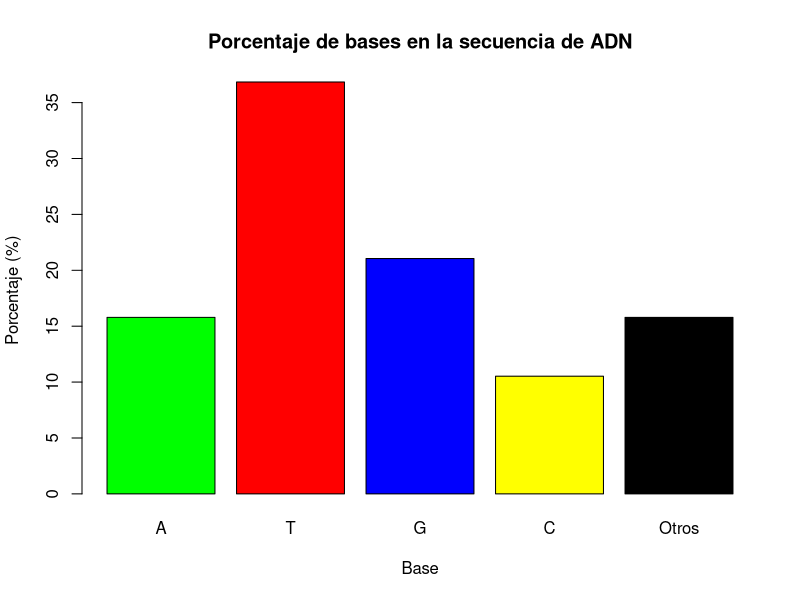
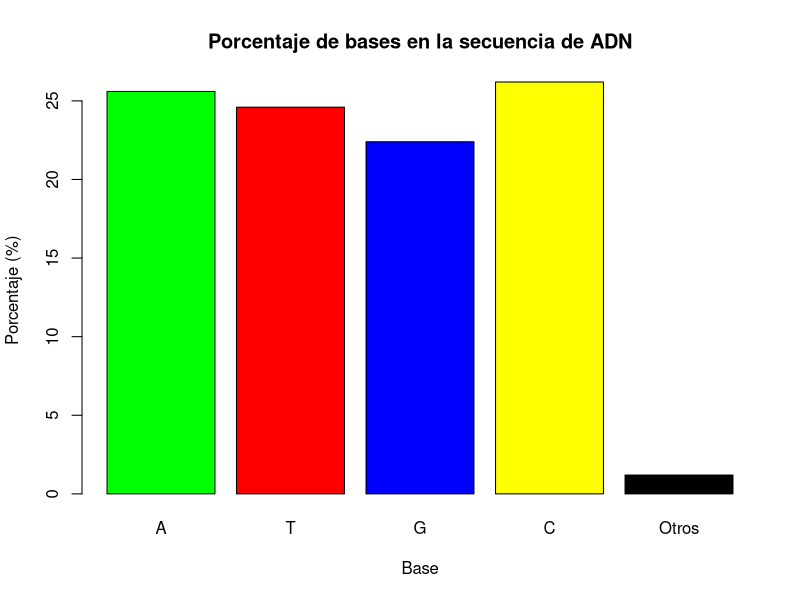

Source code (R) for these figures, in order:
## ---- chunk 1
knitr::opts_chunk$set(echo = TRUE)
## ---- chunk 2

create_DNA_strand <- function(n){
  #================================Asignación de variables=====================================
  #Creamos una concatenación con las bases de DNA:
  bases <- c("A","C","T","G","-","N")
  
  #Basados en el numero "n" ingresado por el usuario, creamos la cadena de bases de DNA
  
  #Con el uso de "prob", alteramos las probabilidades de apareción de los caracteres dentro de la
  #concatenación "bases", sumando las probabilidades debe de dar 1.
  cadena_dna <- paste0(sample(
    bases, size=n, replace=TRUE, prob=c(0.4, 0.4, 0.4, 0.4, 0.01,0.01)),
    collapse="")
  
  #Se imprime la función
  return(cadena_dna)
}

## ---- chunk 3
# Ejemplo con una secuencia que incluye todos los caracteres posibles
n <- 15
print(create_DNA_strand(n))
## ---- chunk 4

calcular_tam_dna <- function(secuencia_dna) {
  return(nchar(secuencia_dna)) 
}

## ---- chunk 5
secuencia_ejemplo <- "CTGATTT-GATGGTC-NAT"
print(calcular_tam_dna(secuencia_ejemplo))
## ---- chunk 6
calcular_porcentaje_bases <- function(secuencia) {
  # Con el propósito de evitar errores de ingreso de minúsculas, es preciso
  # convertir la secuencia ingresada a mayúsculas, por ello se usa "toupper"
  secuencia <- toupper(secuencia)
  
  # Se cuentan el número total de caracteres
  total_caracteres <- calcular_tam_dna(secuencia)
  
  # Se cuentan las bases (A, T, G, C) así como caracteres desconocidos (N) y guiones (-) u omisiones
  num_A <- sum(strsplit(secuencia, "")[[1]] == "A")
  num_T <- sum(strsplit(secuencia, "")[[1]] == "T")
  num_G <- sum(strsplit(secuencia, "")[[1]] == "G")
  num_C <- sum(strsplit(secuencia, "")[[1]] == "C")
  num_error <- (total_caracteres-(num_A+num_T+num_G+num_C))
  
  # Se calculan los respectivos porcentajes de cada base respecto al total
  porcentaje_A <- (num_A / total_caracteres) * 100
  porcentaje_T <- (num_T / total_caracteres) * 100
  porcentaje_G <- (num_G / total_caracteres) * 100
  porcentaje_C <- (num_C / total_caracteres) * 100
  porcentaje_error <- (num_error / total_caracteres) * 100
  
  # Se imprimen los respectivos resultados obtenidos
  cat("Análisis de la secuencia de ADN:\n")
  cat("Total de caracteres:", total_caracteres, "\n\n")
  cat("Bases encontradas:\n")
  cat("A:", num_A, "(", round(porcentaje_A, 2), "%)\n")
  cat("T:", num_T, "(", round(porcentaje_T, 2), "%)\n")
  cat("G:", num_G, "(", round(porcentaje_G, 2), "%)\n")
  cat("C:", num_C, "(", round(porcentaje_C, 2), "%)\n")
  cat("Errores (desconocido):", num_error, "(", round(porcentaje_error, 2), "%)\n")
  
  # Se crea el respectivo histograma.
  barplot(c(porcentaje_A, porcentaje_T, porcentaje_G, porcentaje_C, porcentaje_error),
          names.arg = c("A", "T", "G", "C", "Otros"),
          col = c("green", "red", "blue", "yellow", "black"),
          main = "Porcentaje de bases en la secuencia de ADN",
          ylab = "Porcentaje (%)",
          xlab = "Base")
}
## ---- chunk 7
# Ejemplo con una secuencia que incluye todos los caracteres posibles
secuencia_ejemplo <- "CTGATTT-GATGGTC-NAT"
calcular_porcentaje_bases(secuencia_ejemplo)
## ---- chunk 8
library('stringr')


transcript_DNA_to_RNA<- function(dna_strand){
  
  initial <- c("A", "C", "T", "G");
  counter <- c("U", "G", "A", "C");
  
  dna_strand_vector <- strsplit(dna_strand, "")[[1]]
  
  strand <- "";
  found <- FALSE;
  index<- 0;
  
  for (a in 1:calcular_tam_dna(dna_strand)){
    for (i in 1:length(initial)){
      if(dna_strand_vector[a]==initial[i]){
        found <- TRUE
        index <- i
      }
    }
    
    if(found){
      strand<- paste0(strand, counter[index])
      found <- FALSE;
      index<- 0;
    }
    else{
      strand<- paste0(strand, dna_strand_vector[a])
    }
  }
  
  return(strand)
}

## ---- chunk 9
new_strand <- transcript_DNA_to_RNA("ACGGGTAAGG")
new_strand
## ---- chunk 10

library(stringr)

# Auxiliar function to help the function translation_ARNm()

read_codons<- function(DNA_line, codon_number){
  first_number <- 1
  last_number <-3 
  codons <- c()
  protein_chain <-""
  
  #Division of the line into codons inside a vector.
  for (i in 1:codon_number){
    new_codon = substr(DNA_line,first_number,last_number)
    codons <- append(codons,new_codon)
    first_number <- first_number +3
    last_number <- last_number +3
  }
  
  stop_codon <- FALSE
  codon_located <- FALSE
  start_reading <-FALSE
  
  j <- 1
  
  dictionary_meanings <- c(' Phe +',' Phe +',' Leu +',' Leu +',
    ' Leu +',' Leu +',' Leu +',' Leu +', 
    ' Ile +',' Ile +',' Ile +',' Met +',
    ' Val +',' Val +',' Val +',' Val +',
    ' Ser +',' Ser +',' Ser +',' Ser +',
    ' Pro +',' Pro +',' Pro +',' Pro +', 
    ' Thr +',' Thr +',' Thr +',' Thr +',
    ' Ala +',' Ala +',' Ala +',' Ala +',
    ' Tyr +',' Tyr +',' Stop',' Stop',
    ' His +',' His +',' Gin +',' Gin +',
    ' Asn +',' Asn +',' Lys +',' Lys +',
    ' Asp +',' Asp +',' Glu +',' Glu +',
    ' Cys +',' Cys +',' Stop',' Trp +',
    ' Arg +',' Arg +',' Arg +',' Arg +',
    ' Ser +',' Ser +',' Arg +',' Arg +',
    ' Gly +',' Gly +',' Gly +',' Gly +')
  
  
    dictionary_names <- c('UUU','UUC','UUA','UUG',
        'CUU','CUC','CUA','CUG',
        'AUU','AUC','AUA','AUG',
        'GUU','GUC','GUA','GUG',
        'UCU','UCC','UCA','UCG',
        'CCU','CCC','CCA','CCG',
        'ACU','ACC','ACA','ACG',
        'GCU','GCC','GCA','GCG',
        'UAU','UAC','UAA','UAG',
        'CAU','CAC','CAA','CAG',
        'AAU','AAC','AAA','AAG',
        'GAU','GAC','GAA','GAG',
        'UGU','UGC','UGA','UGG',
        'CGU','CGC','CGA','CGG',
        'AGU','AGC','AGA','AGG',
        'GGU','GGC','GGA','GGG')

    
  while (j <= length(codons) && stop_codon == FALSE){
    
    if (str_equal(codons[j],'AUG') == TRUE){
      start_reading <- TRUE
    }
    
    if (start_reading == TRUE){
      for (x in 1:length(dictionary_names)){
        if (str_equal(dictionary_names[x], codons[j]) == TRUE){
  
          protein_chain <- paste(protein_chain,dictionary_meanings[x])
          codon_located <- TRUE
  
          if ((dictionary_meanings[x] == " Stop") == TRUE){
            stop_codon <- TRUE
          }
        }
      }
      
      #Option in case none of the dictionary cases marches
      if (codon_located == FALSE){
        protein_chain <- paste(protein_chain," NA +")
      }
      else{
        protein_chain <-protein_chain
        codon_located <- FALSE
      }
    }
    
    #Increase of the count of codons
    j <- j+1
  }
  
    #Elimination of the + sign from the end character if it matches
  if( str_equal(substr(protein_chain, nchar(protein_chain)-1,nchar(protein_chain))," +")){
    protein_chain <- substr(protein_chain, 1, nchar(protein_chain)-1)
  }
  
  return(protein_chain)
}

## ---- chunk 11
reading_RNAm <- function(line){
  size <- calcular_tam_dna(line)
  
  module <- size %% 3
  codon_number <- floor(nchar(line)/3)
  
  if (module == 0){
    ARNm <- line
    aminoacid_chain <- read_codons(ARNm,codon_number)
  }
  
  else{
    ARNm <- substr(line, 1, size-module)
    aminoacid_chain <- read_codons(ARNm,codon_number)
    
    if(str_equal(substr(aminoacid_chain, calcular_tam_dna(aminoacid_chain)-4, calcular_tam_dna(aminoacid_chain) )," Stop")){
      aminoacid_chain <- aminoacid_chain
    }
    
    else if(str_equal(substr(aminoacid_chain, calcular_tam_dna(aminoacid_chain)-1, calcular_tam_dna(aminoacid_chain) ),"")){
      aminoacid_chain <- aminoacid_chain
    }
    
    else{
      aminoacid_chain <- paste(aminoacid_chain,"+ NA")
    }
  }
  
  return(aminoacid_chain)
}
## ---- chunk 12
ARN_irre <- "CUUUGDDCGAUGAGCUCCUACU"
print(reading_RNAm(ARN_irre))
## ---- chunk 13
library(stringi)

reverse_strand<- function(DNA_line){
  reverse_strand <- stri_reverse(DNA_line)
  return(reverse_strand)
}
## ---- chunk 14
ARN_irre <- "CUUUGDDCGAUGAGCUCCUACU"
reverse_strand(ARN_irre)
## ---- chunk 15
library('stringr')

complementary_strand <- function(dna_strand){
  
  initial <- c("A", "C", "T", "G");
  complement <- c("T", "G", "A", "C");
  
  names(initial) <- complement
  
  dna_strand <- strsplit(dna_strand, "")[[1]]
  
  strand <- "";
  
  for (i in dna_strand){
    if(is.na(match(i, initial))){
     strand <- paste0(strand, i);
    }
    else{
      strand <- paste0(strand, initial[[i]]);
    }
  }
  return(strand)
}
## ---- chunk 16
print(complementary_strand("ACGGGSEGSRTAAGG"))
## ---- chunk 17
complementary_inverse_strand <- function(dna_strand){
  return(reverse_strand( dna_strand ))
}

## ---- chunk 18
print(complementary_inverse_strand("ACGGGSEGSRTAAGG"))
## ---- chunk 19
trial_functions <- function(num){
  #Función No. 1
  initial_strand <- create_DNA_strand(num)
  print("Initial strand")
  print(initial_strand)
  
  #Función No. 2
  size <- calcular_tam_dna(initial_strand)
  print("Size")
  print(size)
  
  #Función No. 3
  calcular_porcentaje_bases(initial_strand)
  
  #Función No. 4
  RNA_initial_strand <- transcript_DNA_to_RNA(initial_strand)
  print("RNA initial strand")
  print(RNA_initial_strand)
  
  #Funcion No. 5
  aminoacid_chain <- reading_RNAm(RNA_initial_strand)
  print("Aminoacid chain")
  print(aminoacid_chain)
  
  #Función No. 6
  reverse_initial_strand <- reverse_strand(initial_strand)
  print("Reverse initial strand")
  print(reverse_initial_strand)
  
  #Función No. 7
  complement_initial_strand <- complementary_strand(initial_strand)
  print("Complementary initial strand")
  print(complement_initial_strand)
  
  #Función No. 8
  complementary_inverse_initial_strand <-complementary_inverse_strand(complement_initial_strand)
  print("Complementary inverse nitial strand")
  print(complementary_inverse_initial_strand)
}


## ---- chunk 20
trial_functions(500)
